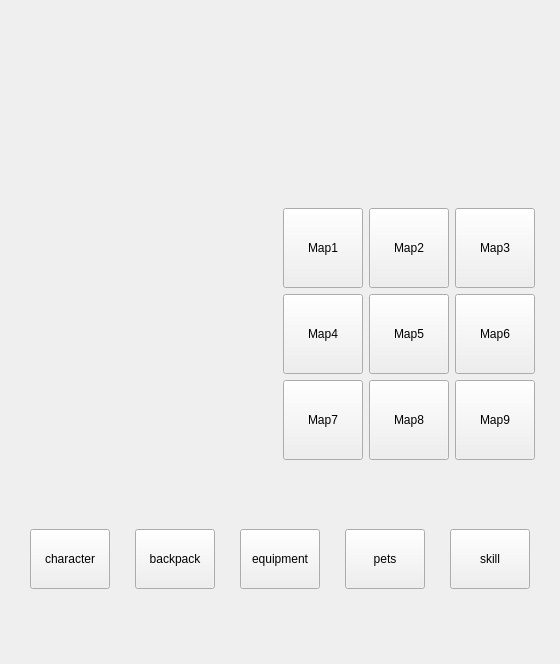
<?xml version="1.0" encoding="UTF-8"?>
<ui version="4.0">
 <class>MainWidget</class>
 <widget class="QWidget" name="MainWidget">
  <property name="geometry">
   <rect>
    <x>0</x>
    <y>0</y>
    <width>560</width>
    <height>664</height>
   </rect>
  </property>
  <property name="windowTitle">
   <string>Form</string>
  </property>
  <layout class="QVBoxLayout" name="verticalLayout" stretch="2,1,7,1,2,1">
   <item>
    <widget class="QWidget" name="widget" native="true"/>
   </item>
   <item>
    <spacer name="horizontalSpacer_2">
     <property name="orientation">
      <enum>Qt::Horizontal</enum>
     </property>
     <property name="sizeHint" stdset="0">
      <size>
       <width>40</width>
       <height>20</height>
      </size>
     </property>
    </spacer>
   </item>
   <item>
    <layout class="QHBoxLayout" name="horizontalLayout_2">
     <item>
      <widget class="QWidget" name="widget_2" native="true">
       <property name="sizePolicy">
        <sizepolicy hsizetype="Fixed" vsizetype="Preferred">
         <horstretch>0</horstretch>
         <verstretch>0</verstretch>
        </sizepolicy>
       </property>
       <property name="minimumSize">
        <size>
         <width>240</width>
         <height>0</height>
        </size>
       </property>
      </widget>
     </item>
     <item>
      <layout class="QGridLayout" name="gridLayout">
       <item row="0" column="0">
        <widget class="QToolButton" name="toolButtonMap1">
         <property name="minimumSize">
          <size>
           <width>80</width>
           <height>80</height>
          </size>
         </property>
         <property name="text">
          <string>Map1</string>
         </property>
        </widget>
       </item>
       <item row="0" column="1">
        <widget class="QToolButton" name="toolButtonMap2">
         <property name="minimumSize">
          <size>
           <width>80</width>
           <height>80</height>
          </size>
         </property>
         <property name="text">
          <string>Map2</string>
         </property>
        </widget>
       </item>
       <item row="0" column="2">
        <widget class="QToolButton" name="toolButtonMap3">
         <property name="minimumSize">
          <size>
           <width>80</width>
           <height>80</height>
          </size>
         </property>
         <property name="text">
          <string>Map3</string>
         </property>
        </widget>
       </item>
       <item row="1" column="0">
        <widget class="QToolButton" name="toolButtonMap4">
         <property name="minimumSize">
          <size>
           <width>80</width>
           <height>80</height>
          </size>
         </property>
         <property name="text">
          <string>Map4</string>
         </property>
        </widget>
       </item>
       <item row="1" column="1">
        <widget class="QToolButton" name="toolButtonMap5">
         <property name="minimumSize">
          <size>
           <width>80</width>
           <height>80</height>
          </size>
         </property>
         <property name="text">
          <string>Map5</string>
         </property>
        </widget>
       </item>
       <item row="1" column="2">
        <widget class="QToolButton" name="toolButtonMap6">
         <property name="minimumSize">
          <size>
           <width>80</width>
           <height>80</height>
          </size>
         </property>
         <property name="text">
          <string>Map6</string>
         </property>
        </widget>
       </item>
       <item row="2" column="0">
        <widget class="QToolButton" name="toolButtonMap7">
         <property name="minimumSize">
          <size>
           <width>80</width>
           <height>80</height>
          </size>
         </property>
         <property name="text">
          <string>Map7</string>
         </property>
        </widget>
       </item>
       <item row="2" column="1">
        <widget class="QToolButton" name="toolButtonMap8">
         <property name="minimumSize">
          <size>
           <width>80</width>
           <height>80</height>
          </size>
         </property>
         <property name="text">
          <string>Map8</string>
         </property>
        </widget>
       </item>
       <item row="2" column="2">
        <widget class="QToolButton" name="toolButtonMap9">
         <property name="minimumSize">
          <size>
           <width>80</width>
           <height>80</height>
          </size>
         </property>
         <property name="text">
          <string>Map9</string>
         </property>
        </widget>
       </item>
      </layout>
     </item>
    </layout>
   </item>
   <item>
    <spacer name="horizontalSpacer_3">
     <property name="orientation">
      <enum>Qt::Horizontal</enum>
     </property>
     <property name="sizeHint" stdset="0">
      <size>
       <width>40</width>
       <height>20</height>
      </size>
     </property>
    </spacer>
   </item>
   <item>
    <layout class="QHBoxLayout" name="horizontalLayout">
     <item>
      <widget class="QToolButton" name="toolButtonCharacter">
       <property name="minimumSize">
        <size>
         <width>80</width>
         <height>60</height>
        </size>
       </property>
       <property name="text">
        <string>character</string>
       </property>
      </widget>
     </item>
     <item>
      <widget class="QToolButton" name="toolButtonBackpack">
       <property name="minimumSize">
        <size>
         <width>80</width>
         <height>60</height>
        </size>
       </property>
       <property name="text">
        <string>backpack</string>
       </property>
      </widget>
     </item>
     <item>
      <widget class="QToolButton" name="toolButtonEquipment">
       <property name="minimumSize">
        <size>
         <width>80</width>
         <height>60</height>
        </size>
       </property>
       <property name="text">
        <string>equipment</string>
       </property>
      </widget>
     </item>
     <item>
      <widget class="QToolButton" name="toolButtonPets">
       <property name="minimumSize">
        <size>
         <width>80</width>
         <height>60</height>
        </size>
       </property>
       <property name="text">
        <string>pets</string>
       </property>
      </widget>
     </item>
     <item>
      <widget class="QToolButton" name="toolButtonSkill">
       <property name="minimumSize">
        <size>
         <width>80</width>
         <height>60</height>
        </size>
       </property>
       <property name="text">
        <string>skill</string>
       </property>
      </widget>
     </item>
    </layout>
   </item>
   <item>
    <spacer name="horizontalSpacer">
     <property name="orientation">
      <enum>Qt::Horizontal</enum>
     </property>
     <property name="sizeHint" stdset="0">
      <size>
       <width>539</width>
       <height>20</height>
      </size>
     </property>
    </spacer>
   </item>
  </layout>
 </widget>
 <resources/>
 <connections/>
</ui>
